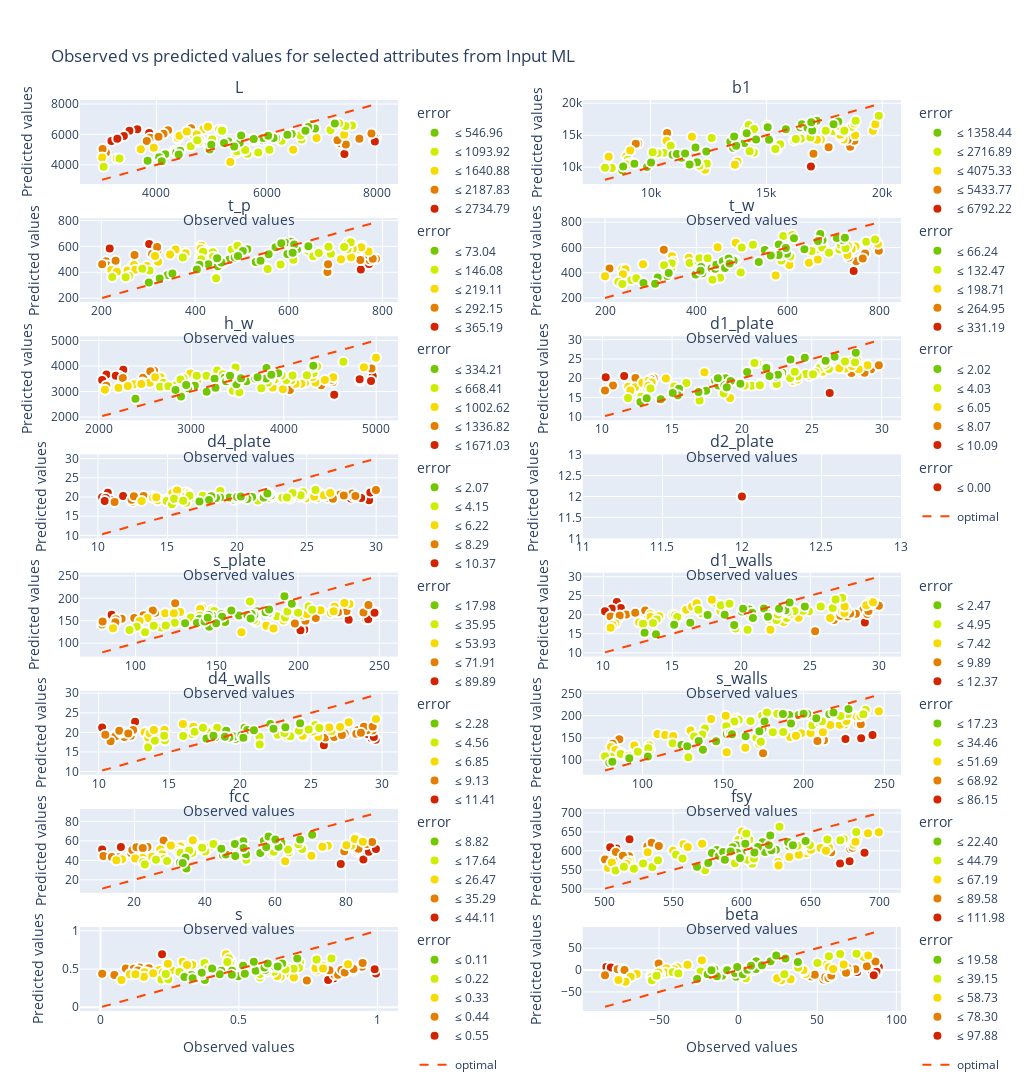

Notebook cell for this chart:
### Code cell
plotter.attributes_obs_vs_pred(block="inputML", datamodule=datamodule,flag_unnorm=True, n_cols=2)
